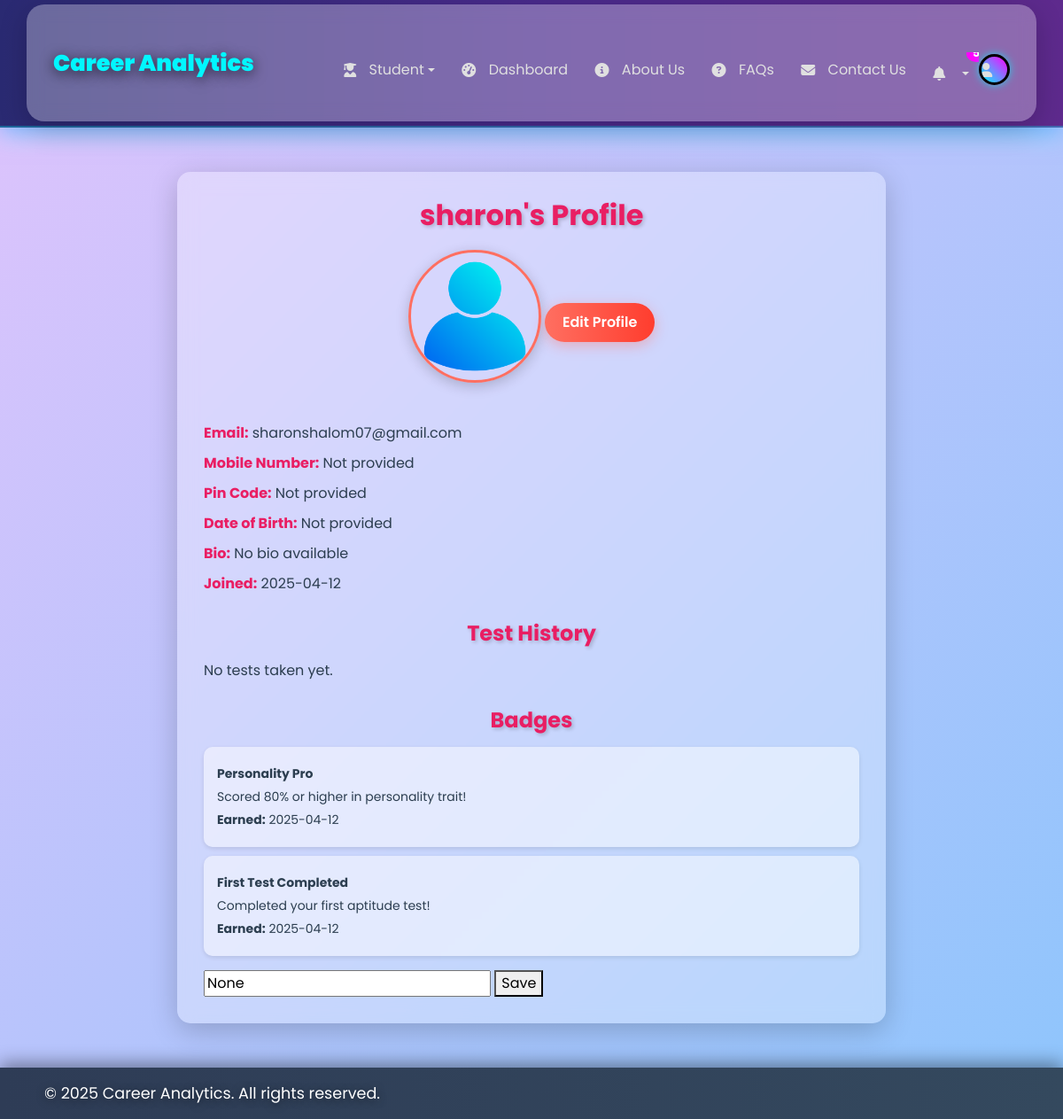
The app's page /profile (signed in), older data.
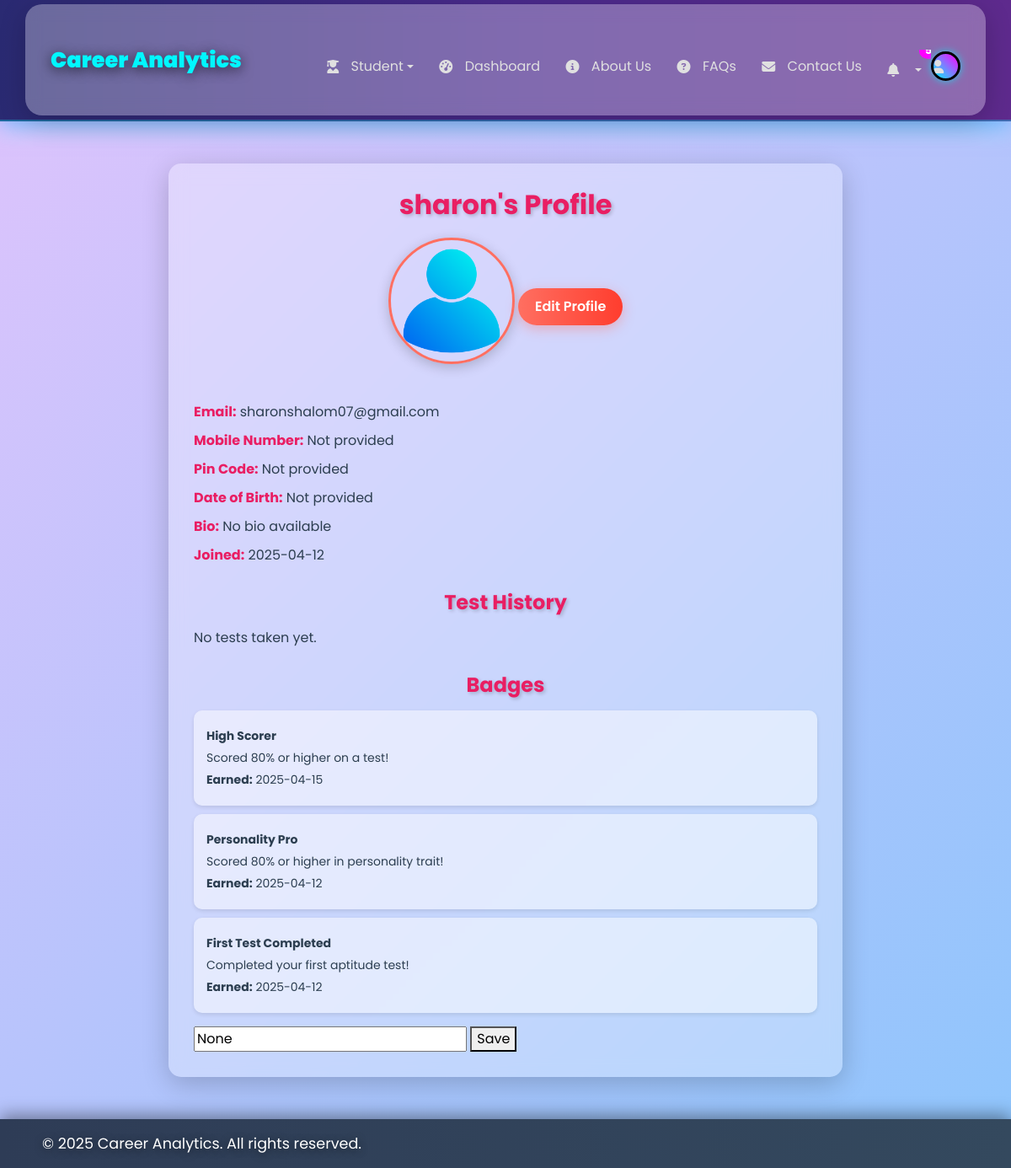
The same page, newer data.
### app.py (models this page shows)
class User(UserMixin, db.Model):
    id = db.Column(db.Integer, primary_key=True)
    username = db.Column(db.String(150), unique=True, nullable=False)
    password = db.Column(db.String(150), nullable=False)
    email = db.Column(db.String(150), unique=True, nullable=True)
    animations_enabled = db.Column(db.Boolean, default=True, nullable=False)
    created_at = db.Column(
        db.DateTime(timezone=True),
        nullable=False,
        default=lambda: datetime.now(timezone.utc)
    )
    updated_at = db.Column(
        db.DateTime(timezone=True),
        nullable=False,
        default=lambda: datetime.now(timezone.utc),
        onupdate=lambda: datetime.now(timezone.utc)
    )
    theme = db.Column(db.String(10), default='light', nullable=False)  # For theme preference
    notify_test_reminders = db.Column(db.Boolean, default=True, nullable=False)  # Notification preferences
    notify_badge_earned = db.Column(db.Boolean, default=True, nullable=False)
    notify_progress_updates = db.Column(db.Boolean, default=True, nullable=False)
    email_notifications = db.Column(db.Boolean, default=True, nullable=False)  # Email preferences
    email_newsletters = db.Column(db.Boolean, default=False, nullable=False)
    profile_visibility = db.Column(db.String(10), default='public', nullable=False)  # Profile visibility
    preferred_test_categories = db.Column(db.JSON, default=lambda: [], nullable=False)
    mobile_number = db.Column(db.String(20), nullable=True)# Preferred test categories
    pin_code = db.Column(db.String(10), nullable=True)
    dob = db.Column(db.Date, nullable=True)
    bio= db.Column(db.Text,        nullable=True)
    tests = db.relationship('TestResult', backref='user', lazy=True)
    badges = db.relationship('Badge', backref='user', lazy=True)
    notifications = db.relationship('Notification', backref='user', lazy=True)
    aptitude_scores = db.Column(db.JSON, default="{}", nullable=False)  # Changed to string default
    personality_scores = db.Column(db.JSON, default="{}", nullable=False)  # Changed to string default
    skill_gap_scores = db.Column(db.JSON, default="{}", nullable=False)  # Added field with default
    skill_gap_completed_at = db.Column(db.DateTime)
    top_careers = db.Column(db.Text)  # Add this line
    resumes = db.relationship('Resume', backref='user', lazy=True)

class Badge(db.Model):
    id = db.Column(db.Integer, primary_key=True)
    user_id = db.Column(db.Integer, db.ForeignKey('user.id'), nullable=False)
    name = db.Column(db.String(100), nullable=False)
    description = db.Column(db.String(200), nullable=False)
    icon = db.Column(db.String(50), nullable=False)
    date_earned = db.Column(db.DateTime, default=lambda: datetime.now(timezone.utc))

### app.py (the view, shortened to what this page needs)
@app.route('/profile', methods=['GET', 'POST'])
@login_required
def profile():
    form = ProfileForm()
    form.email.data = current_user.email
    tests = TestResult.query.filter_by(user_id=current_user.id).order_by(TestResult.completed_at.desc()).all()
    badges = Badge.query.filter_by(user_id=current_user.id).order_by(Badge.date_earned.desc()).all()
    notifications = Notification.query.filter_by(user_id=current_user.id, is_read=False).order_by(Notification.date.desc()).limit(5).all()
    return render_template('profile.html', user=current_user, form=form, tests=tests, badges=badges,
                          active_page='profile', notifications=notifications)

### forms.py
class ProfileForm(FlaskForm):
    email = StringField('Email', validators=[Optional(), Email()])
    password = PasswordField('New Password', validators=[Optional(), Length(min=8)])
    password_confirm = PasswordField('Confirm New Password', validators=[
        Optional(),
        EqualTo('password', message='Passwords must match.')
    ])
    mobile_number = StringField('Mobile Number', validators=[Optional(), Regexp(r'^\+?1?\d{9,15}$', message="Invalid mobile number.")])
    pin_code = StringField('Pin Code', validators=[Optional(), Length(min=5, max=10)])
    dob = DateField('Date of Birth', format='%Y-%m-%d', validators=[Optional()])
    bio = TextAreaField('Bio', validators=[Optional(), Length(max=500)])
    profile_image = FileField('Profile Picture', validators=[
        Optional(),
        FileAllowed(['jpg', 'jpeg', 'png', 'gif'], 'Images only!'),
        FileSize(max_size=5 * 1024 * 1024, message='File size must be less than 5MB.')
    ])
    submit = SubmitField('Update Profile')

### app.py (called while the page is built)
@app.before_request
def init_session():
    if 'used_aptitude' not in session:
        session['used_aptitude'] = []
    if 'aptitude_history' not in session:
        session['aptitude_history'] = defaultdict(list)

@login_manager.user_loader
def load_user(user_id):
    return db.session.get(User, int(user_id))

### templates/profile.html (shortened to what this page needs)
{% extends "base.html" %}
{% block content %}
<div class="profile-container">
    <div class="profile-header">
        <h1>{{ user.username }}'s Profile</h1>
        <img src="{{ url_for('static', filename=user.profile_image if user.profile_image else 'images/default_profile.jpg') }}" alt="Profile Picture" class="profile-image">
        <a href="{{ url_for('profile_edit') }}" class="btn-edit">Edit Profile</a>
    </div>
    <div class="profile-info">
        <p><strong>Email:</strong> {{ user.email or 'Not provided' }}</p>
        <p><strong>Mobile Number:</strong> {{ user.mobile_number or 'Not provided' }}</p>
        <p><strong>Pin Code:</strong> {{ user.pin_code or 'Not provided' }}</p>
        <p><strong>Date of Birth:</strong> {{ user.dob.strftime('%Y-%m-%d') if user.dob else 'Not provided' }}</p>
        <p><strong>Bio:</strong> {{ user.bio or 'No bio available' }}</p>
        <p><strong>Joined:</strong> {{ user.created_at.strftime('%Y-%m-%d') }}</p>
    </div>
    <div class="test-history">
        <h2>Test History</h2>
        {% if test_history %}
            <ul>
                {% for test in test_history %}
                    <li>
                        <p><strong>Test Type:</strong> {{ test.test_type | capitalize }}</p>
                        <p><strong>Score:</strong> {{ test.score }}%</p>
                        <p><strong>Completed:</strong> {{ test.completed_at.strftime('%Y-%m-%d %H:%M:%S') }}</p>
                    </li>
                {% endfor %}
            </ul>
        {% else %}
            <p>No tests taken yet.</p>
        {% endif %}
    </div>
    <div class="badges">
        <h2>Badges</h2>
        {% if badges %}
            <ul>
                {% for badge in badges %}
                    <li>
                        <p><strong>{{ badge.name }}</strong></p>
                        <p>{{ badge.description }}</p>
                        <p><strong>Earned:</strong> {{ badge.date_earned.strftime('%Y-%m-%d') }}</p>
                    </li>
                {% endfor %}
            </ul>
        {% else %}
            <p>No badges earned yet.</p>
        {% endif %}
    </div>
    <form method="POST">
        <input type="text" name="pin_code" value="{{ user.pin_code }}" placeholder="Enter Pin Code">
        <button type="submit">Save</button>
    </form>
</div>
{% endblock %}

### templates/base.html (shortened to what this page needs)
<!DOCTYPE html>
<html lang="en">
<head>
    <link href="https://cdn.jsdelivr.net/npm/bootstrap@5.3.0/dist/css/bootstrap.min.css" rel="stylesheet">
    <link rel="stylesheet" href="{{ url_for('static', filename='css/main.css') }}">
    <link rel="stylesheet" href="https://cdnjs.cloudflare.com/ajax/libs/font-awesome/6.6.0/css/all.min.css">
    <link rel="stylesheet" href="https://cdn.jsdelivr.net/npm/bootstrap-icons@1.10.5/font/bootstrap-icons.css">
    <link rel="stylesheet" href="{{ url_for('static', filename='css/style.css') }}">
    <link rel="stylesheet" href="{{ url_for('static', filename='css/personality.css') }}">
</head>
<body class="{% if active_page == 'dashboard' %}dashboard-page{% endif %} {% if current_user.is_authenticated and current_user.theme == 'dark' %}dark-mode{% endif %}">
    <nav class="navbar custom-navbar navbar-expand-lg navbar-dark fixed-top">
        <div class="container">
            <div class="navbar-brand-container">
                <a class="navbar-brand {% if active_page == 'index' %}active{% endif %}" href="{{ url_for('index') }}">Career Analytics</a>
            </div>
            <div class="collapse navbar-collapse" id="navbarNav">
                <ul class="navbar-nav ms-auto align-items-center">
                    <li class="nav-item dropdown">
                        <a class="nav-link dropdown-toggle {% if active_page == 'student' %}active{% endif %}" href="#" id="studentDropdown" role="button"
                           data-bs-toggle="dropdown" aria-expanded="false">
                            <i class="fas fa-user-graduate"></i> Student
                        </a>
                    </li>
                    {% if current_user.is_authenticated %}
                        <li class="nav-item">
                            <a class="nav-link {% if active_page == 'dashboard' %}active{% endif %}" href="{{ url_for('dashboard') }}"><i class="fas fa-tachometer-alt"></i> Dashboard</a>
                        </li>
                    {% endif %}
                    <li class="nav-item">
                        <a class="nav-link {% if active_page == 'about' %}active{% endif %}" href="{{ url_for('about') }}"><i class="fas fa-info-circle"></i> About Us</a>
                    </li>
                    <li class="nav-item">
                        <a class="nav-link {% if active_page == 'faq' %}active{% endif %}" href="{{ url_for('faq') }}"><i class="fas fa-question-circle"></i> FAQs</a>
                    </li>
                    <li class="nav-item">
                        <a class="nav-link {% if active_page == 'contact' %}active{% endif %}" href="{{ url_for('contact') }}"><i class="fas fa-envelope"></i> Contact Us</a>
                    </li>
                    {% if current_user.is_authenticated %}
                        <li class="nav-item dropdown">
                            <a class="nav-link notification-bell dropdown-toggle" href="#" id="notificationDropdown" role="button"
                               data-bs-toggle="dropdown" aria-expanded="false">
                                <i class="fas fa-bell"></i>
                                {% set unread_count = notifications|selectattr('is_read', 'equalto', False)|list|length %}
                                {% if unread_count > 0 %}
                                    <span class="badge">{{ unread_count }}</span>
                                {% endif %}
                            </a>
                        </li>
                    {% endif %}
                    <li class="nav-item dropdown">
                        <a class="nav-link profile-icon dropdown-toggle" href="#" id="profileDropdown" role="button"
                           data-bs-toggle="dropdown" aria-expanded="false">
                            {% if current_user.is_authenticated and current_user.profile_image and current_user.profile_image != 'images/default_profile.jpg' %}
                                <img src="{{ url_for('static', filename=current_user.profile_image) }}" alt="Profile Image">
                            {% else %}
                                <i class="fas fa-user"></i>
                            {% endif %}
                        </a>
                    </li>
                </ul>
            </div>
        </div>
    </nav>
    {% block content %}{% endblock %}
    <footer class="bg-dark text-white text-center py-3 mt-5">
        <div class="footer-content">
            <p>© <span>{{ '2025' | datetimeformat }}</span> Career Analytics. All rights reserved.</p>
        </div>
    </footer>
</body>
</html>

### static/css/main.css (style rules this page uses)
:root { --primary: #2A5C82; --secondary: #5BA4E6; --accent: #FFD700; --success: #4CAF50; --danger: #f44336; }

### static/css/style.css (style rules this page uses)
.container { background: rgba(255, 255, 255, 0.3); border-radius: 20px; padding: 30px; backdrop-filter: blur(10px); box-shadow: 0 8px 32px rgba(0, 0, 0, 0.2); animation: fadeIn 1s ease-in-out; }

### static/css/personality.css (style rules this page uses)
:root { --primary: #4f46e5; --secondary: #4338ca; --accent: #f59e0b; --background: #f1f5f9; }

### templates/base.html (style rules this page uses)
.navbar.custom-navbar { background: linear-gradient(90deg, #2a2a72, #4a2a8d, #5e2a8d) !important; padding: 0.3rem 1rem !important; box-shadow: 0 5px 25px rgba(0, 247, 255, 0.5), 0 -5px 25px rgba(255, 0, 255, 0.5); position: relative; animation: navbarGlow 3s infinite alternate; border-bottom: 2px solid rgba(0, 247, 255, 0.3); backdrop-filter: blur(5px); -webkit-backdrop-filter: blur(5px); }
.navbar.custom-navbar::before { content: ''; position: absolute; top: 0; left: -100%; width: 100%; height: 100%; background: linear-gradient(90deg, transparent, rgba(0, 247, 255, 0.3), transparent); animation: shine 4s infinite; }
.navbar-brand-container { flex: 0 0 auto; }
.navbar-brand { font-size: 1.5rem !important; font-weight: 900; color: #00f7ff !important; text-shadow: 0 3px 15px rgba(0, 0, 0, 0.7); transition: transform 0.3s ease, color 0.3s ease; }
.navbar-nav { flex: 0 0 auto; margin-left: auto; }
.nav-link { color: #e0e0e0 !important; padding: 0.4rem 0.8rem !important; font-size: 1rem !important; transition: color 0.3s ease, background 0.3s ease, transform 0.3s ease; display: flex; align-items: center; position: relative; }
.nav-link i { margin-right: 0.3rem !important; justify-content: center !important; padding: 0.5rem !important; }
.profile-icon { width: 35px !important; height: 35px !important; border-radius: 50%; background: linear-gradient(45deg, #00f7ff, #ff00ff) !important; display: flex; align-items: center; justify-content: center; color: #fff; font-weight: bold; transition: all 0.3s ease; cursor: pointer; box-shadow: 0 0 10px rgba(0, 247, 255, 0.7); border: 3px solid #000; }
.notification-bell { position: relative; color: #e0e0e0; font-size: 1.3rem; cursor: pointer; transition: transform 0.3s ease; margin-left: 0 !important; margin-top: 0.5rem; }
.notification-bell .badge { position: absolute; top: -8px; right: -8px; background: #ff00ff; color: #fff; border-radius: 50%; padding: 3px 7px; font-size: 0.8rem; }
footer { background: linear-gradient(90deg, #2e3c56, #34495e) !important; padding: 2rem 0; box-shadow: 0 -5px 20px rgba(0, 0, 0, 0.4); }
.footer-content { display: flex; justify-content: space-between; align-items: center; max-width: 1100px; margin: 0 auto; flex-wrap: wrap; }
footer p { margin: 0; font-size: 1.1rem; color: #fff; text-shadow: 0 2px 10px rgba(0, 0, 0, 0.5); }
@media (max-width: 1400px) { .nav-link { font-size: 1rem !important; } }
@media (max-width: 1400px) { .navbar-brand { font-size: 1.6rem !important; } }
@media (max-width: 1200px) { .nav-link { padding: 0.5rem 0.7rem !important; } }
@media (max-width: 1200px) { .nav-link i { margin-right: 0.4rem !important; } }
.nav-link, .dropdown-item { white-space: nowrap; overflow: hidden; text-overflow: ellipsis; max-width: 200px; }

Row changes from the older to the newer data that the page shows:
added Badge: name "High Scorer", description "Scored 80% or higher on a test!", date_earned "2025-04-15"
